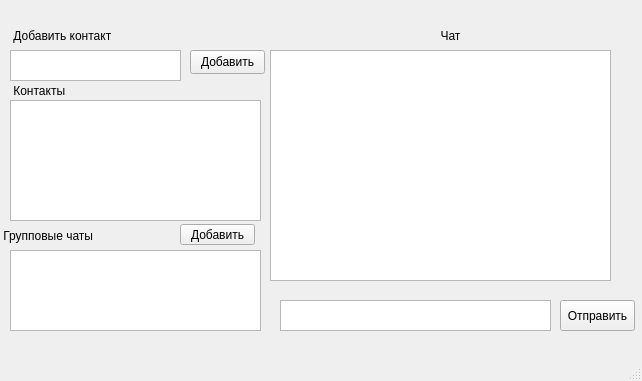
<?xml version="1.0" encoding="UTF-8"?>
<ui version="4.0">
 <class>Client</class>
 <widget class="QMainWindow" name="Client">
  <property name="geometry">
   <rect>
    <x>0</x>
    <y>0</y>
    <width>642</width>
    <height>381</height>
   </rect>
  </property>
  <property name="windowTitle">
   <string>Client</string>
  </property>
  <widget class="QWidget" name="centralwidget">
   <widget class="QLabel" name="label_add_contact">
    <property name="geometry">
     <rect>
      <x>10</x>
      <y>20</y>
      <width>141</width>
      <height>31</height>
     </rect>
    </property>
    <property name="text">
     <string> Добавить контакт</string>
    </property>
   </widget>
   <widget class="QLabel" name="label_2">
    <property name="geometry">
     <rect>
      <x>10</x>
      <y>80</y>
      <width>141</width>
      <height>21</height>
     </rect>
    </property>
    <property name="text">
     <string> Контакты</string>
    </property>
   </widget>
   <widget class="QLabel" name="label_3">
    <property name="geometry">
     <rect>
      <x>0</x>
      <y>220</y>
      <width>141</width>
      <height>31</height>
     </rect>
    </property>
    <property name="text">
     <string> Групповые чаты</string>
    </property>
   </widget>
   <widget class="QLabel" name="label_4">
    <property name="geometry">
     <rect>
      <x>310</x>
      <y>20</y>
      <width>281</width>
      <height>31</height>
     </rect>
    </property>
    <property name="text">
     <string>Чат</string>
    </property>
    <property name="alignment">
     <set>Qt::AlignCenter</set>
    </property>
   </widget>
   <widget class="QPushButton" name="pushButton">
    <property name="geometry">
     <rect>
      <x>560</x>
      <y>300</y>
      <width>75</width>
      <height>31</height>
     </rect>
    </property>
    <property name="text">
     <string>Отправить</string>
    </property>
   </widget>
   <widget class="QPushButton" name="pushButton_get_contact">
    <property name="geometry">
     <rect>
      <x>190</x>
      <y>50</y>
      <width>75</width>
      <height>24</height>
     </rect>
    </property>
    <property name="text">
     <string>Добавить</string>
    </property>
   </widget>
   <widget class="QTextEdit" name="textEdit_contact">
    <property name="geometry">
     <rect>
      <x>10</x>
      <y>50</y>
      <width>171</width>
      <height>31</height>
     </rect>
    </property>
   </widget>
   <widget class="QListWidget" name="listWidget_chat">
    <property name="geometry">
     <rect>
      <x>270</x>
      <y>50</y>
      <width>341</width>
      <height>231</height>
     </rect>
    </property>
   </widget>
   <widget class="QListWidget" name="listWidget_contact">
    <property name="geometry">
     <rect>
      <x>10</x>
      <y>100</y>
      <width>251</width>
      <height>121</height>
     </rect>
    </property>
   </widget>
   <widget class="QListWidget" name="listWidget_group">
    <property name="geometry">
     <rect>
      <x>10</x>
      <y>250</y>
      <width>251</width>
      <height>81</height>
     </rect>
    </property>
   </widget>
   <widget class="QTextEdit" name="textEdit_message_box">
    <property name="geometry">
     <rect>
      <x>280</x>
      <y>300</y>
      <width>271</width>
      <height>31</height>
     </rect>
    </property>
   </widget>
   <widget class="QPushButton" name="pushButton_get_group_chat">
    <property name="geometry">
     <rect>
      <x>180</x>
      <y>224</y>
      <width>75</width>
      <height>21</height>
     </rect>
    </property>
    <property name="text">
     <string>Добавить</string>
    </property>
   </widget>
  </widget>
  <widget class="QMenuBar" name="menubar">
   <property name="geometry">
    <rect>
     <x>0</x>
     <y>0</y>
     <width>642</width>
     <height>22</height>
    </rect>
   </property>
  </widget>
  <widget class="QStatusBar" name="statusbar"/>
 </widget>
 <resources/>
 <connections/>
</ui>
